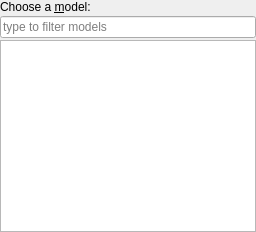
<?xml version="1.0" encoding="UTF-8"?>
<ui version="4.0">
 <class>VcrossModelPage</class>
 <widget class="QWidget" name="VcrossModelPage">
  <property name="windowTitle">
   <string>Form</string>
  </property>
  <layout class="QVBoxLayout" name="verticalLayout" stretch="0,0,1">
   <property name="spacing">
    <number>2</number>
   </property>
   <property name="margin">
    <number>0</number>
   </property>
   <item>
    <widget class="QLabel" name="modelLabel">
     <property name="text">
      <string>Choose a &amp;model:</string>
     </property>
     <property name="buddy">
      <cstring>modelFilter</cstring>
     </property>
    </widget>
   </item>
   <item>
    <widget class="QLineEdit" name="modelFilter">
     <property name="placeholderText">
      <string>type to filter models</string>
     </property>
    </widget>
   </item>
   <item>
    <widget class="QListView" name="modelList">
     <property name="editTriggers">
      <set>QAbstractItemView::NoEditTriggers</set>
     </property>
     <property name="selectionBehavior">
      <enum>QAbstractItemView::SelectRows</enum>
     </property>
    </widget>
   </item>
  </layout>
 </widget>
 <resources/>
 <connections/>
</ui>
